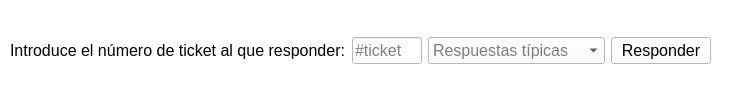
<?xml version="1.0" encoding="UTF-8"?>
<ui version="4.0">
 <class>Responde2</class>
 <widget class="QMainWindow" name="Responde2">
  <property name="enabled">
   <bool>true</bool>
  </property>
  <property name="geometry">
   <rect>
    <x>0</x>
    <y>0</y>
    <width>730</width>
    <height>100</height>
   </rect>
  </property>
  <property name="minimumSize">
   <size>
    <width>730</width>
    <height>100</height>
   </size>
  </property>
  <property name="maximumSize">
   <size>
    <width>16777214</width>
    <height>16777215</height>
   </size>
  </property>
  <property name="palette">
   <palette>
    <active>
     <colorrole role="WindowText">
      <brush brushstyle="SolidPattern">
       <color alpha="255">
        <red>0</red>
        <green>0</green>
        <blue>0</blue>
       </color>
      </brush>
     </colorrole>
     <colorrole role="Button">
      <brush brushstyle="SolidPattern">
       <color alpha="255">
        <red>255</red>
        <green>255</green>
        <blue>255</blue>
       </color>
      </brush>
     </colorrole>
     <colorrole role="Light">
      <brush brushstyle="SolidPattern">
       <color alpha="255">
        <red>255</red>
        <green>255</green>
        <blue>255</blue>
       </color>
      </brush>
     </colorrole>
     <colorrole role="Midlight">
      <brush brushstyle="SolidPattern">
       <color alpha="255">
        <red>255</red>
        <green>255</green>
        <blue>255</blue>
       </color>
      </brush>
     </colorrole>
     <colorrole role="Dark">
      <brush brushstyle="SolidPattern">
       <color alpha="255">
        <red>127</red>
        <green>127</green>
        <blue>127</blue>
       </color>
      </brush>
     </colorrole>
     <colorrole role="Mid">
      <brush brushstyle="SolidPattern">
       <color alpha="255">
        <red>170</red>
        <green>170</green>
        <blue>170</blue>
       </color>
      </brush>
     </colorrole>
     <colorrole role="Text">
      <brush brushstyle="SolidPattern">
       <color alpha="255">
        <red>0</red>
        <green>0</green>
        <blue>0</blue>
       </color>
      </brush>
     </colorrole>
     <colorrole role="BrightText">
      <brush brushstyle="SolidPattern">
       <color alpha="255">
        <red>255</red>
        <green>255</green>
        <blue>255</blue>
       </color>
      </brush>
     </colorrole>
     <colorrole role="ButtonText">
      <brush brushstyle="SolidPattern">
       <color alpha="255">
        <red>0</red>
        <green>0</green>
        <blue>0</blue>
       </color>
      </brush>
     </colorrole>
     <colorrole role="Base">
      <brush brushstyle="SolidPattern">
       <color alpha="255">
        <red>255</red>
        <green>255</green>
        <blue>255</blue>
       </color>
      </brush>
     </colorrole>
     <colorrole role="Window">
      <brush brushstyle="SolidPattern">
       <color alpha="255">
        <red>255</red>
        <green>255</green>
        <blue>255</blue>
       </color>
      </brush>
     </colorrole>
     <colorrole role="Shadow">
      <brush brushstyle="SolidPattern">
       <color alpha="255">
        <red>0</red>
        <green>0</green>
        <blue>0</blue>
       </color>
      </brush>
     </colorrole>
     <colorrole role="AlternateBase">
      <brush brushstyle="SolidPattern">
       <color alpha="255">
        <red>255</red>
        <green>255</green>
        <blue>255</blue>
       </color>
      </brush>
     </colorrole>
     <colorrole role="ToolTipBase">
      <brush brushstyle="SolidPattern">
       <color alpha="255">
        <red>255</red>
        <green>255</green>
        <blue>220</blue>
       </color>
      </brush>
     </colorrole>
     <colorrole role="ToolTipText">
      <brush brushstyle="SolidPattern">
       <color alpha="255">
        <red>0</red>
        <green>0</green>
        <blue>0</blue>
       </color>
      </brush>
     </colorrole>
     <colorrole role="PlaceholderText">
      <brush brushstyle="SolidPattern">
       <color alpha="127">
        <red>0</red>
        <green>0</green>
        <blue>0</blue>
       </color>
      </brush>
     </colorrole>
    </active>
    <inactive>
     <colorrole role="WindowText">
      <brush brushstyle="SolidPattern">
       <color alpha="255">
        <red>0</red>
        <green>0</green>
        <blue>0</blue>
       </color>
      </brush>
     </colorrole>
     <colorrole role="Button">
      <brush brushstyle="SolidPattern">
       <color alpha="255">
        <red>255</red>
        <green>255</green>
        <blue>255</blue>
       </color>
      </brush>
     </colorrole>
     <colorrole role="Light">
      <brush brushstyle="SolidPattern">
       <color alpha="255">
        <red>255</red>
        <green>255</green>
        <blue>255</blue>
       </color>
      </brush>
     </colorrole>
     <colorrole role="Midlight">
      <brush brushstyle="SolidPattern">
       <color alpha="255">
        <red>255</red>
        <green>255</green>
        <blue>255</blue>
       </color>
      </brush>
     </colorrole>
     <colorrole role="Dark">
      <brush brushstyle="SolidPattern">
       <color alpha="255">
        <red>127</red>
        <green>127</green>
        <blue>127</blue>
       </color>
      </brush>
     </colorrole>
     <colorrole role="Mid">
      <brush brushstyle="SolidPattern">
       <color alpha="255">
        <red>170</red>
        <green>170</green>
        <blue>170</blue>
       </color>
      </brush>
     </colorrole>
     <colorrole role="Text">
      <brush brushstyle="SolidPattern">
       <color alpha="255">
        <red>0</red>
        <green>0</green>
        <blue>0</blue>
       </color>
      </brush>
     </colorrole>
     <colorrole role="BrightText">
      <brush brushstyle="SolidPattern">
       <color alpha="255">
        <red>255</red>
        <green>255</green>
        <blue>255</blue>
       </color>
      </brush>
     </colorrole>
     <colorrole role="ButtonText">
      <brush brushstyle="SolidPattern">
       <color alpha="255">
        <red>0</red>
        <green>0</green>
        <blue>0</blue>
       </color>
      </brush>
     </colorrole>
     <colorrole role="Base">
      <brush brushstyle="SolidPattern">
       <color alpha="255">
        <red>255</red>
        <green>255</green>
        <blue>255</blue>
       </color>
      </brush>
     </colorrole>
     <colorrole role="Window">
      <brush brushstyle="SolidPattern">
       <color alpha="255">
        <red>255</red>
        <green>255</green>
        <blue>255</blue>
       </color>
      </brush>
     </colorrole>
     <colorrole role="Shadow">
      <brush brushstyle="SolidPattern">
       <color alpha="255">
        <red>0</red>
        <green>0</green>
        <blue>0</blue>
       </color>
      </brush>
     </colorrole>
     <colorrole role="AlternateBase">
      <brush brushstyle="SolidPattern">
       <color alpha="255">
        <red>255</red>
        <green>255</green>
        <blue>255</blue>
       </color>
      </brush>
     </colorrole>
     <colorrole role="ToolTipBase">
      <brush brushstyle="SolidPattern">
       <color alpha="255">
        <red>255</red>
        <green>255</green>
        <blue>220</blue>
       </color>
      </brush>
     </colorrole>
     <colorrole role="ToolTipText">
      <brush brushstyle="SolidPattern">
       <color alpha="255">
        <red>0</red>
        <green>0</green>
        <blue>0</blue>
       </color>
      </brush>
     </colorrole>
     <colorrole role="PlaceholderText">
      <brush brushstyle="SolidPattern">
       <color alpha="127">
        <red>0</red>
        <green>0</green>
        <blue>0</blue>
       </color>
      </brush>
     </colorrole>
    </inactive>
    <disabled>
     <colorrole role="WindowText">
      <brush brushstyle="SolidPattern">
       <color alpha="255">
        <red>127</red>
        <green>127</green>
        <blue>127</blue>
       </color>
      </brush>
     </colorrole>
     <colorrole role="Button">
      <brush brushstyle="SolidPattern">
       <color alpha="255">
        <red>255</red>
        <green>255</green>
        <blue>255</blue>
       </color>
      </brush>
     </colorrole>
     <colorrole role="Light">
      <brush brushstyle="SolidPattern">
       <color alpha="255">
        <red>255</red>
        <green>255</green>
        <blue>255</blue>
       </color>
      </brush>
     </colorrole>
     <colorrole role="Midlight">
      <brush brushstyle="SolidPattern">
       <color alpha="255">
        <red>255</red>
        <green>255</green>
        <blue>255</blue>
       </color>
      </brush>
     </colorrole>
     <colorrole role="Dark">
      <brush brushstyle="SolidPattern">
       <color alpha="255">
        <red>127</red>
        <green>127</green>
        <blue>127</blue>
       </color>
      </brush>
     </colorrole>
     <colorrole role="Mid">
      <brush brushstyle="SolidPattern">
       <color alpha="255">
        <red>170</red>
        <green>170</green>
        <blue>170</blue>
       </color>
      </brush>
     </colorrole>
     <colorrole role="Text">
      <brush brushstyle="SolidPattern">
       <color alpha="255">
        <red>127</red>
        <green>127</green>
        <blue>127</blue>
       </color>
      </brush>
     </colorrole>
     <colorrole role="BrightText">
      <brush brushstyle="SolidPattern">
       <color alpha="255">
        <red>255</red>
        <green>255</green>
        <blue>255</blue>
       </color>
      </brush>
     </colorrole>
     <colorrole role="ButtonText">
      <brush brushstyle="SolidPattern">
       <color alpha="255">
        <red>127</red>
        <green>127</green>
        <blue>127</blue>
       </color>
      </brush>
     </colorrole>
     <colorrole role="Base">
      <brush brushstyle="SolidPattern">
       <color alpha="255">
        <red>255</red>
        <green>255</green>
        <blue>255</blue>
       </color>
      </brush>
     </colorrole>
     <colorrole role="Window">
      <brush brushstyle="SolidPattern">
       <color alpha="255">
        <red>255</red>
        <green>255</green>
        <blue>255</blue>
       </color>
      </brush>
     </colorrole>
     <colorrole role="Shadow">
      <brush brushstyle="SolidPattern">
       <color alpha="255">
        <red>0</red>
        <green>0</green>
        <blue>0</blue>
       </color>
      </brush>
     </colorrole>
     <colorrole role="AlternateBase">
      <brush brushstyle="SolidPattern">
       <color alpha="255">
        <red>255</red>
        <green>255</green>
        <blue>255</blue>
       </color>
      </brush>
     </colorrole>
     <colorrole role="ToolTipBase">
      <brush brushstyle="SolidPattern">
       <color alpha="255">
        <red>255</red>
        <green>255</green>
        <blue>220</blue>
       </color>
      </brush>
     </colorrole>
     <colorrole role="ToolTipText">
      <brush brushstyle="SolidPattern">
       <color alpha="255">
        <red>0</red>
        <green>0</green>
        <blue>0</blue>
       </color>
      </brush>
     </colorrole>
     <colorrole role="PlaceholderText">
      <brush brushstyle="SolidPattern">
       <color alpha="127">
        <red>127</red>
        <green>127</green>
        <blue>127</blue>
       </color>
      </brush>
     </colorrole>
    </disabled>
   </palette>
  </property>
  <property name="font">
   <font>
    <pointsize>12</pointsize>
   </font>
  </property>
  <property name="cursor">
   <cursorShape>ArrowCursor</cursorShape>
  </property>
  <property name="windowTitle">
   <string>Responde2</string>
  </property>
  <property name="windowIcon">
   <iconset>
    <normaloff>icons/car--plus.png</normaloff>icons/car--plus.png</iconset>
  </property>
  <property name="windowOpacity">
   <double>1.000000000000000</double>
  </property>
  <property name="toolTip">
   <string/>
  </property>
  <property name="iconSize">
   <size>
    <width>16</width>
    <height>16</height>
   </size>
  </property>
  <property name="animated">
   <bool>false</bool>
  </property>
  <property name="tabShape">
   <enum>QTabWidget::Rounded</enum>
  </property>
  <property name="unifiedTitleAndToolBarOnMac">
   <bool>false</bool>
  </property>
  <widget class="QWidget" name="centralwidget">
   <property name="toolTip">
    <string>&lt;html&gt;&lt;head/&gt;&lt;body&gt;&lt;p align=&quot;center&quot;&gt;&lt;br/&gt;&lt;/p&gt;&lt;/body&gt;&lt;/html&gt;</string>
   </property>
   <widget class="QWidget" name="gridLayoutWidget">
    <property name="geometry">
     <rect>
      <x>10</x>
      <y>20</y>
      <width>701</width>
      <height>61</height>
     </rect>
    </property>
    <layout class="QGridLayout" name="layout_grid_responder">
     <item row="0" column="0">
      <widget class="QLabel" name="label_responder_ticket">
       <property name="text">
        <string>Introduce el número de ticket al que responder:</string>
       </property>
      </widget>
     </item>
     <item row="0" column="4">
      <widget class="QPushButton" name="btn_responder">
       <property name="maximumSize">
        <size>
         <width>100</width>
         <height>16777215</height>
        </size>
       </property>
       <property name="text">
        <string>Responder</string>
       </property>
      </widget>
     </item>
     <item row="0" column="1">
      <widget class="QLineEdit" name="input_ticket">
       <property name="maximumSize">
        <size>
         <width>70</width>
         <height>16777215</height>
        </size>
       </property>
       <property name="placeholderText">
        <string>#ticket</string>
       </property>
      </widget>
     </item>
     <item row="0" column="2">
      <widget class="QComboBox" name="list_respuestas_tipicas">
       <property name="maximumSize">
        <size>
         <width>16777215</width>
         <height>16777215</height>
        </size>
       </property>
       <property name="placeholderText">
        <string>Respuestas típicas</string>
       </property>
       <item>
        <property name="text">
         <string/>
        </property>
       </item>
       <item>
        <property name="text">
         <string>Documentos</string>
        </property>
       </item>
       <item>
        <property name="text">
         <string>Devoluciones</string>
        </property>
       </item>
       <item>
        <property name="text">
         <string>Entradas</string>
        </property>
       </item>
       <item>
        <property name="text">
         <string>Stock</string>
        </property>
       </item>
       <item>
        <property name="text">
         <string>No Hay Ficheros</string>
        </property>
       </item>
      </widget>
     </item>
    </layout>
   </widget>
  </widget>
 </widget>
 <resources/>
 <connections/>
</ui>
